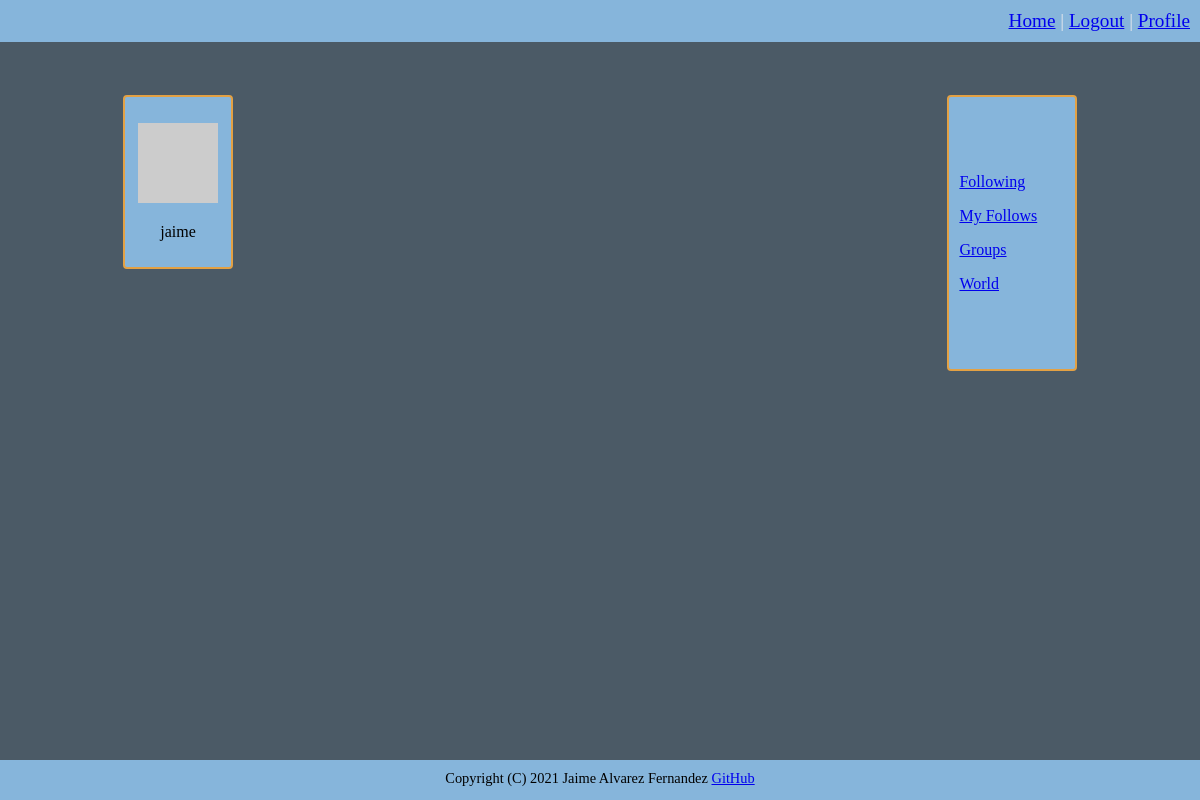
Page /follows (signed in) on the earlier database version.
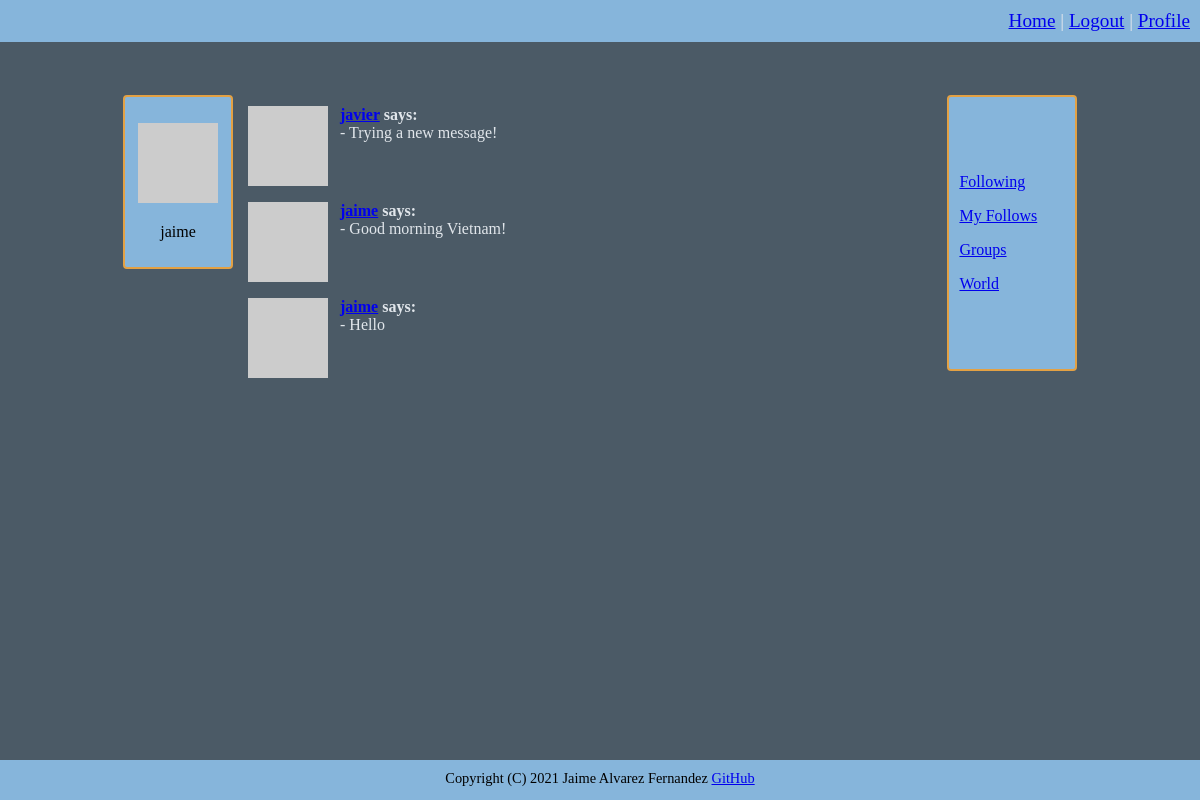
Same page on the later database version.
### connect/models.py (models this page shows, shortened)
class User(UserMixin, db.Model):
    id = db.Column(db.Integer, primary_key=True)
    username = db.Column(db.String(64), index=True, unique=True)
    email = db.Column(db.String(120), index=True, unique=True)
    password = db.Column(db.String(128))
    about_me = db.Column(db.String(140))
    location = db.Column(db.String(64))
    website = db.Column(db.String(120))
    last_seen = db.Column(db.DateTime, default=datetime.datetime.utcnow)
    posts = db.relationship('Posts', backref='author', lazy='dynamic')
    friends = db.relationship('Friends', backref='anchor', lazy='dynamic')
    followed = db.relationship('User',
                               secondary=followers,
                               primaryjoin=(followers.c.follower_id == id),
                               secondaryjoin=(followers.c.followed_id == id),
                               backref=db.backref('followers', lazy='dynamic'), lazy='dynamic')
    def avatar(self, size):
        digest = md5(self.email.lower().encode('utf-8')).hexdigest()
        return f'https://www.gravatar.com/avatar/{digest}?d=identicon&s={size}'
    def followed_posts(self):
        posts_from_followed = Posts.query.\
            join(followers, (followers.c.followed_id == Posts.user_id)).\
            filter(followers.c.follower_id == self.id)
        posts_from_me = Posts.query.filter_by(user_id=self.id)
        return posts_from_followed.union(posts_from_me).order_by(Posts.timestamp.desc())

class Posts(db.Model):
    id = db.Column(db.Integer, primary_key=True)
    body = db.Column(db.String(140))
    timestamp = db.Column(db.DateTime, index=True, default=datetime.datetime.utcnow)
    user_id = db.Column(db.Integer, db.ForeignKey('user.id'))

### connect/routing.py (the view)
@app.route('/follows')
@flask_login.login_required
def followed():
    posts = flask_login.current_user.followed_posts().all()
    return flask.render_template('follows.html', title='Follows', posts=posts)

### connect/models.py (called while the page is built)
@login.user_loader
def load_user(user_id):
    return User.query.get(int(user_id))

### connect/routing.py (called while the page is built)
@app.before_request
def before_request():
    if flask_login.current_user.is_authenticated:
        flask_login.current_user.last_seen = datetime.datetime.utcnow()
        db.session.commit()

### connect/templates/follows.html
{% extends "general_template.html" %}
{% block content %}
<div>
    <table border="0" width="100%" cellspacing="10">
        {% for post in posts %}
        <tr valign="top">
            <td width="36"><img src="{{ post.author.avatar(36) }}"></td>
            <td>
                <span class="bold">
                <a href="{{ url_for('user_messages', username=post.author.username) }}">{{ post.author.username }}</a>
                says:<br></span>
                - {{ post.body }}
            </td>
        </tr>
        {% endfor %}
    </table>
</div>
{% endblock %}

### connect/templates/general_template.html (shortened to what this page needs)
<!DOCTYPE html>
<html lang="en">
<head>
    <link href="{{ url_for('static', filename='css/style.css') }}" rel="stylesheet" type="text/css" />
</head>
<body>
<header>
    <nav>
    <a href="{{ url_for('index') }}">Home</a> |
    {% if current_user.is_anonymous %}
    <a href="{{ url_for('login') }}">Login</a> |
    <a href="{{ url_for('sign_in') }}">Register</a>
    {% else %}
    <a href="{{ url_for('logout') }}">Logout</a> |
    <a href="{{ url_for('profile') }}">Profile</a>
    {% endif %}
    </nav>
</header>
<div id="main_table">
    <table border="0" width="100%">
        <tr>
            <td width="10%" valign="top">
                {% if current_user.is_authenticated %}
                <div id="left_side">
                    {% include '_profile.html' %}
                </div>
                {% endif %}
            </td>
            <td width="70%" align="center" valign="top">
                {% block content %}{% endblock %}
            </td>
            <td width="13%" valign="top">
                {% if current_user.is_authenticated %}
                <div id="right_side">
                    {% include '_links.html' %}
                </div>
                {% endif %}
            </td>
        </tr>
    </table>
</div>
<footer>
    Copyright (C) 2021 Jaime Alvarez Fernandez
    <a href="https://github.com/Jaime-alv">GitHub</a>
</footer>
</body>
</html>

### connect/templates/_profile.html (shortened to what this page needs)
{% if user and user != current_user %}
    <p>
        <img src="{{ user.avatar(128) }}">
    </p>
    <p>
        {{ user.username }}
    </p>
    {% if not current_user.is_following(user) %}
    <p>
        <form method="post" action="{{ url_for('follow', username=user.username) }}">
            {{ e_form.hidden_tag() }}
            {{ e_form.submit(value='Follow') }}
        </form>
    </p>
    {% else %}
    <p>
        <form method="post" action="{{ url_for('unfollow', username=user.username) }}">
            {{ e_form.hidden_tag() }}
            {{ e_form.submit(value='Unfollow') }}
        </form>
    </p>
    {% endif %}
    <p class="justify_text">
        {% if user.about_me is not none %}
        {{ user.about_me }}
        {% elif user.about_me == '' %}
        {% endif %}
    </p>
    <p>
        {% if user.location is not none %}
        {{ user.location }}
        {% elif user.location == '' %}
        {% endif %}
    </p>
    <p>
        {% if user.website is not none %}
        <a href="{{ user.website }}">{{ user.website }}</a>
        {% elif user.website == '' %}
        {% endif %}
    </p>
{% else %}
    <p>
        <img src="{{ current_user.avatar(128) }}">
    </p>
    <p>
        {{ current_user.username }}
    </p>
{% endif %}

### connect/templates/_links.html
<nav class="justify_text" style="padding:10px;">
    <p>
        <a href="{{ url_for('following') }}">Following</a>
    </p>
    <p>
        <a href="{{ url_for('followed') }}">My Follows</a>
    </p>
    <p>
        <a href="groups">Groups</a>
    </p>
    <p>
        <a href="messages">World</a>
    </p>
</nav>

### connect/static/css/style.css (style rules this page uses)
body { font-family: Verdana; background: #4b5a66; color: #e1e6eb; min-height: 100vh; margin: 0; }
footer { min-height:20px; background:PapayaWhip; color: black; font-size:90%; text-align:center; padding:10px; background: #86b5db; }
header { text-align:right; font-size: 120%; background: #86b5db; padding:10px; }
#main_table { margin: 50px 10% 0px 10%; }
#right_side { margin: 0px 0px 0px 0%; align: right; font-size: 100%; text-align: center; border: 2px solid #e3a144; border-radius: 4px; background: #86b5db; padding: 50px 0px 50px 0px; }
#left_side { border: 2px solid #e3a144; text-align: center; border-radius: 4px; background: #86b5db; color: black; padding: 10px; }
.justify_text { text-align: justify; text-justify: inter-word; }
.bold { font-weight: bold; }
body { display:flex; flex-direction:column; }
footer { margin-top:auto; }

Differences in the rows shown:
added Posts: author.username "javier", body "Trying a new message!"
added Posts: author.username "jaime", body "Good morning Vietnam!"
added Posts: author.username "jaime", body "Hello"
